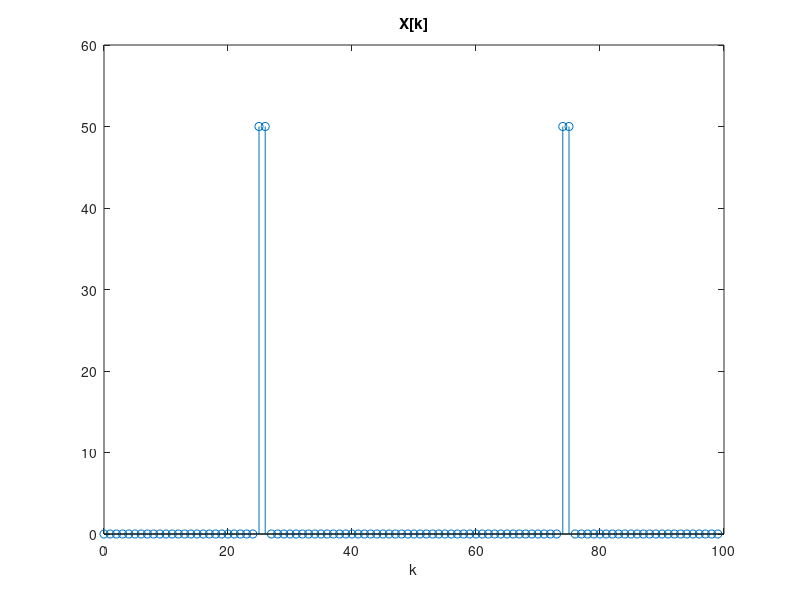

MATLAB code for this plot:
N=100;
z=zeros(1,N);
w1=pi/2;
deltaw=pi/50;
for k=0:1:N-1
      z(k+1)=(cos(w1*k)+cos((w1+deltaw)*k));
end
y=fft(z,N);
t=0:1:N-1;
%stem
stem(t,abs(y))
title('X[k]')
xlabel('k')